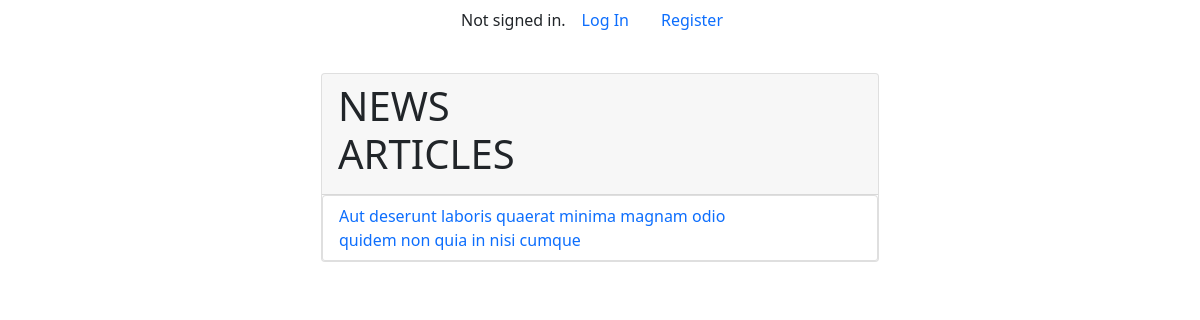
The app's page /, older data.
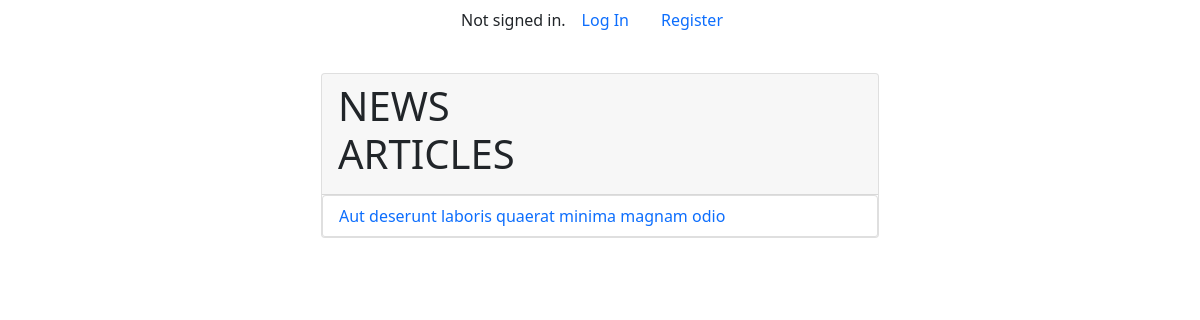
The same page, newer data.
### news/models.py (models this page shows)
class Article(models.Model):
    title = models.CharField(max_length=200)
    content = models.TextField()
    author = models.ForeignKey(User, on_delete=models.CASCADE)
    image_url = models.URLField(max_length=200, blank=True)
    created_at = models.DateTimeField(auto_now_add=True)
    updated_at = models.DateTimeField(auto_now=True)

### news/views.py (the view)
# urls.py: path('', views.index, name='index'),
def index(request):
    articles = Article.objects.all().order_by('-updated_at')
    paginator = Paginator(articles, 10)
    page_number = request.GET.get('page')
    page_obj = paginator.get_page(page_number)
    return render(request, 'news/index.html', {'page_obj': page_obj})

### news/templates/news/index.html (shortened to what this page needs)
{% extends "news/layout.html" %}
{% load static %}
{% block body %}
    <div class="card w-50">
        <div class="card-header">
          <div class="row">
            <div class="col-6">
              <h1 class="text-uppercase">
                News Articles
              </h1>
            </div>
          </div>
        </div>
        <div class="list-group">
          {% for article in page_obj %}
          <div
          class="list-group-item list-group-item-action d-flex flex-row justify-content-between"
          aria-current="true">
            <a href="{% url 'news:article_detail' article.id %}"
            class="text-decoration-none col-10"
            aria-current="true">
              {{ article.title }}
            </a>
          </div>
          {% endfor %}
        </div>
    </div>
{% endblock %}

Row changes from the older to the newer data that the page shows:
changed Article: title "Aut deserunt laboris quaerat minima magnam odio quidem non quia in nisi cumque" → "Aut deserunt laboris quaerat minima magnam odio"
